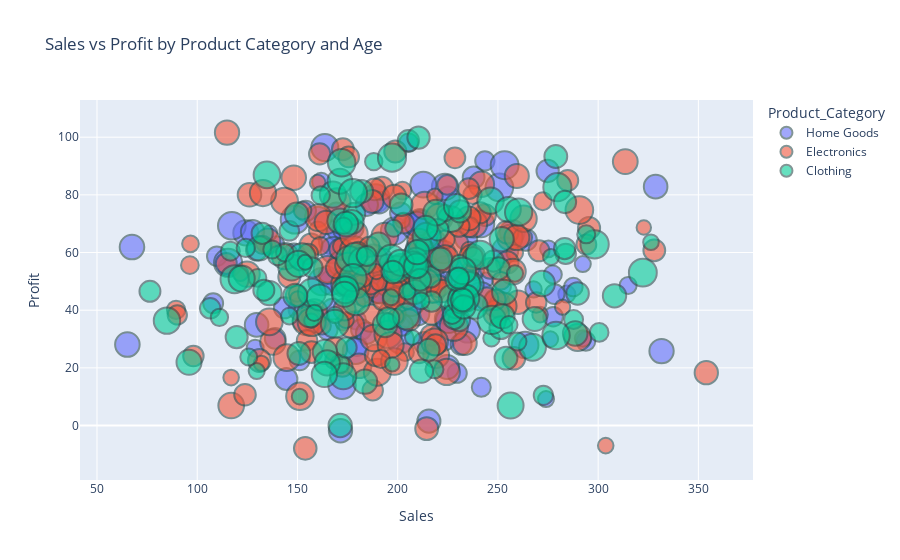

Notebook code cell kept with this figure:
### Markdown cell above
The heatmap uses color and enclosure (grid lines) to highlight correlations between variables. 
The use of lines and contrasting colors helps in distinguishing different sections of the heatmap, 
making it easier to focus on areas of interest.

### Code cell
#Using Multiple Perception Principles in an Interactive Plot
#Combining multiple perception principles, like color, proximity, and size, we can create a more complex visualization. 
# Interactive scatter plot using Plotly
fig = px.scatter(df, x='Sales', y='Profit', color='Product_Category', size='Customer_Age', 
                 hover_data=['Region', 'Customer_Segment'], title='Sales vs Profit by Product Category and Age')
fig.update_traces(marker=dict(opacity=0.6, line=dict(width=2, color='DarkSlateGrey')))
fig.show()

### Figure 1 — Plotly figure (JSON) as saved in the notebook; plotly's stock layout.template omitted (floating-point values rounded to 4 significant figures; data arrays with more than 128 entries replaced by an {"elided": "..."} marker saying what was removed)
{"data": [{"customdata": {"elided": "148x2 str values"}, "hovertemplate": "Product_Category=Home Goods<br>Sales=%{x}<br>Profit=%{y}<br>Customer_Age=%{marker.size}<br>Region=%{customdata[0]}<br>Customer_Segment=%{customdata[1]}<extra></extra>", "legendgroup": "Home Goods", "marker": {"color": "#636efa", "line": {"color": "DarkSlateGrey", "width": 2}, "opacity": 0.6, "size": {"elided": "148 int values"}, "sizemode": "area", "sizeref": 0.1725, "symbol": "circle"}, "mode": "markers", "name": "Home Goods", "orientation": "v", "showlegend": true, "type": "scatter", "x": {"elided": "148 float values"}, "xaxis": "x", "y": {"elided": "148 float values"}, "yaxis": "y"}, {"customdata": {"elided": "186x2 str values"}, "hovertemplate": "Product_Category=Electronics<br>Sales=%{x}<br>Profit=%{y}<br>Customer_Age=%{marker.size}<br>Region=%{customdata[0]}<br>Customer_Segment=%{customdata[1]}<extra></extra>", "legendgroup": "Electronics", "marker": {"color": "#EF553B", "line": {"color": "DarkSlateGrey", "width": 2}, "opacity": 0.6, "size": {"elided": "186 int values"}, "sizemode": "area", "sizeref": 0.1725, "symbol": "circle"}, "mode": "markers", "name": "Electronics", "orientation": "v", "showlegend": true, "type": "scatter", "x": {"elided": "186 float values"}, "xaxis": "x", "y": {"elided": "186 float values"}, "yaxis": "y"}, {"customdata": {"elided": "166x2 str values"}, "hovertemplate": "Product_Category=Clothing<br>Sales=%{x}<br>Profit=%{y}<br>Customer_Age=%{marker.size}<br>Region=%{customdata[0]}<br>Customer_Segment=%{customdata[1]}<extra></extra>", "legendgroup": "Clothing", "marker": {"color": "#00cc96", "line": {"color": "DarkSlateGrey", "width": 2}, "opacity": 0.6, "size": {"elided": "166 int values"}, "sizemode": "area", "sizeref": 0.1725, "symbol": "circle"}, "mode": "markers", "name": "Clothing", "orientation": "v", "showlegend": true, "type": "scatter", "x": {"elided": "166 float values"}, "xaxis": "x", "y": {"elided": "166 float values"}, "yaxis": "y"}], "layout": {"legend": {"itemsizing": "constant", "title": {"text": "Product_Category"}, "tracegroupgap": 0}, "title": {"text": "Sales vs Profit by Product Category and Age"}, "xaxis": {"anchor": "y", "domain": [0, 1], "title": {"text": "Sales"}}, "yaxis": {"anchor": "x", "domain": [0, 1], "title": {"text": "Profit"}}}}
